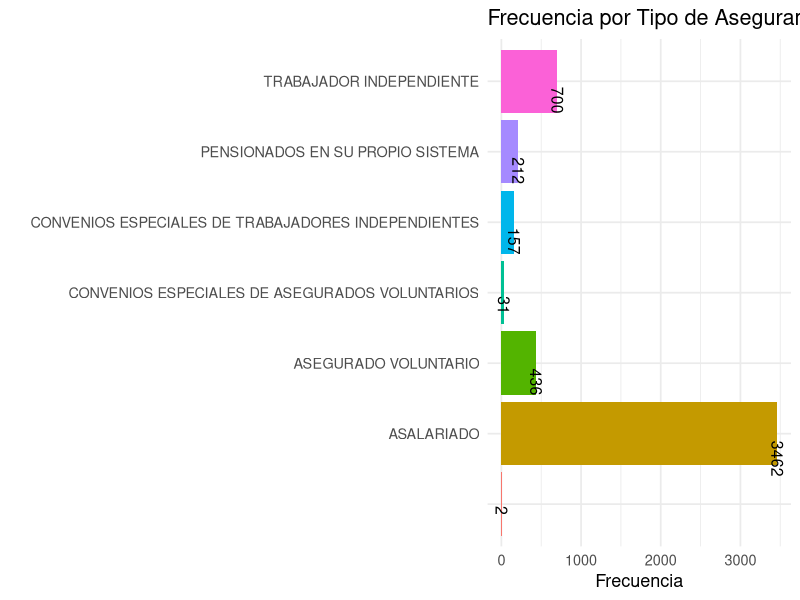
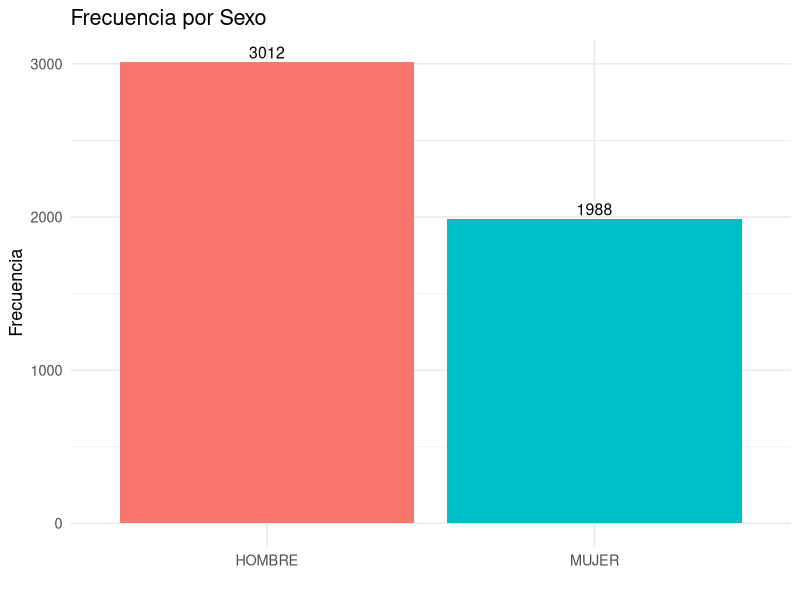
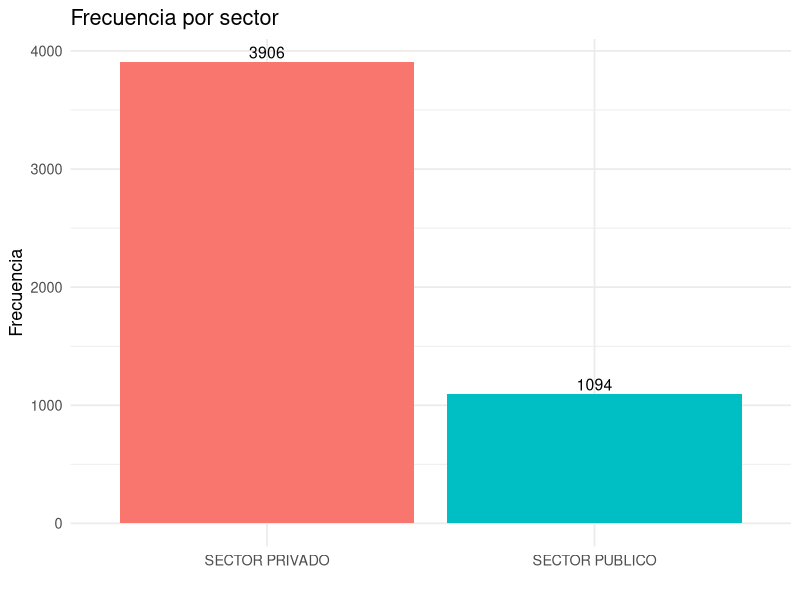
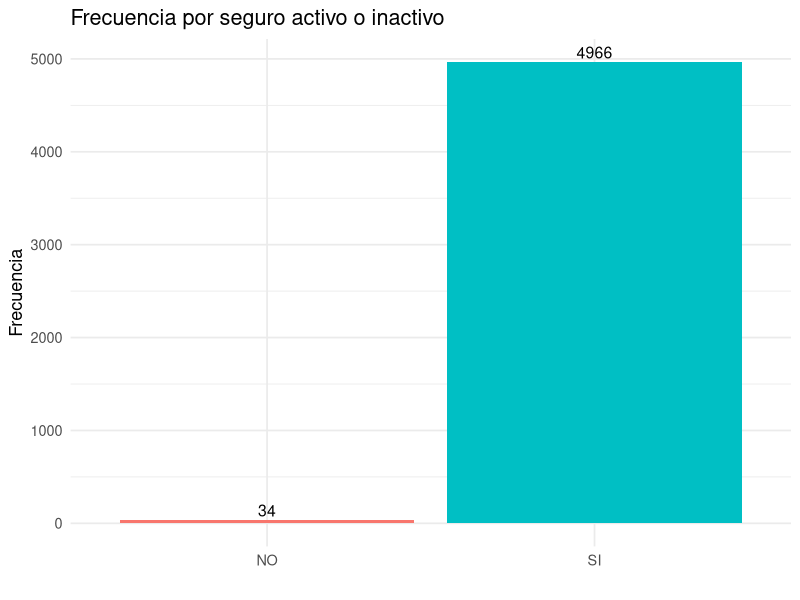
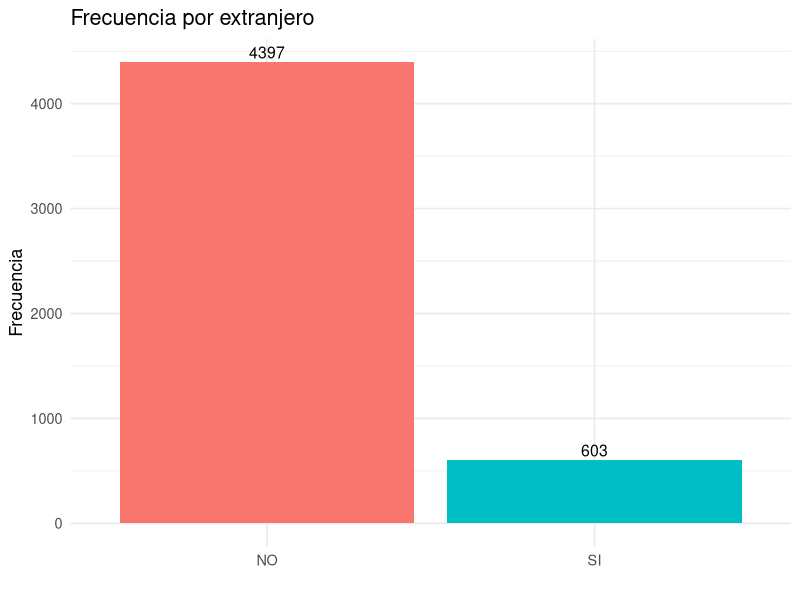
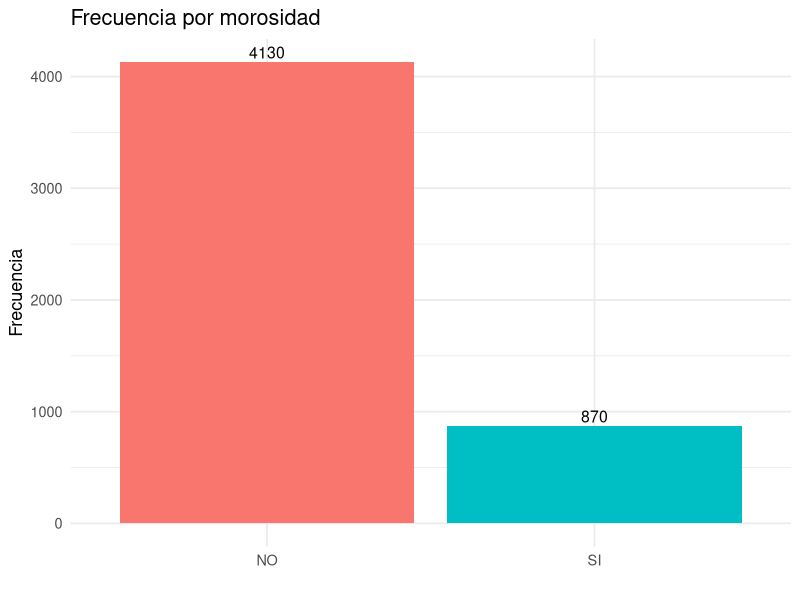
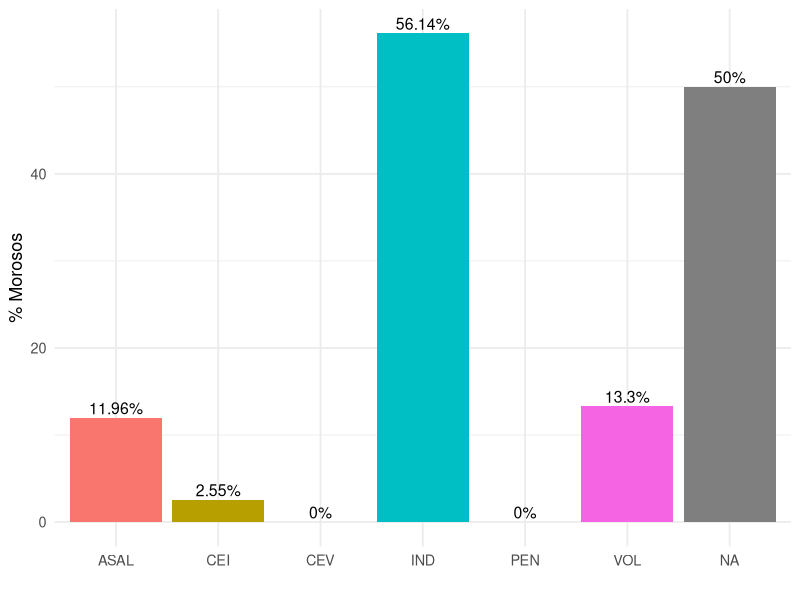
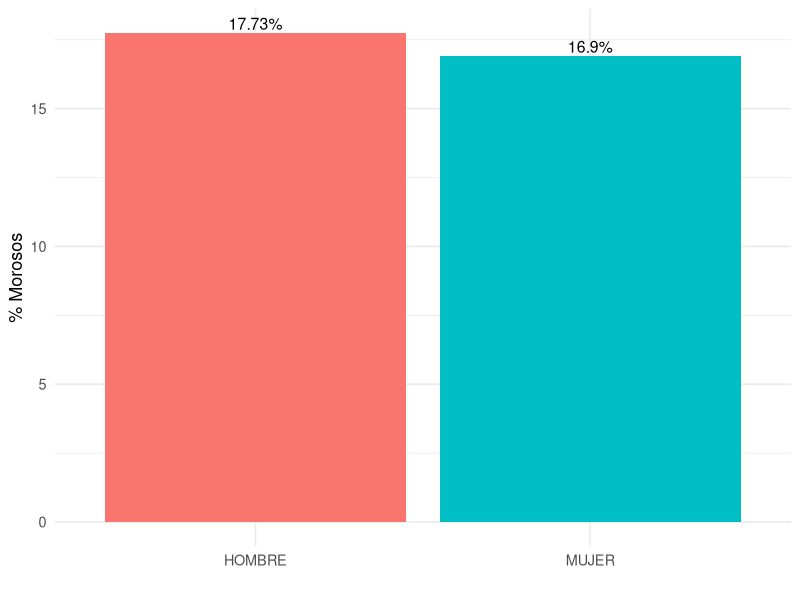

Reproduce these figures in R, in order.
## ---- chunk 1
library(here)

datos <- read.table(here("data", "moras.txt"), header = TRUE, sep = ",", dec = ".", stringsAsFactors = FALSE )

## ---- chunk 2

datos$SALARIO <- gsub("\"", "", datos$SALARIO)      
datos$SALARIO <- gsub(",", ".", datos$SALARIO) 
datos$SALARIO <- as.numeric(datos$SALARIO) 

resumen <- data.frame(
  MEDIDOR = c("MINIMO", "MAXIMO", "CUARTIL_1", "MEDIANA", "CUARTIL_3", "PROMEDIO"),
  SALARIO = c(
    min(datos$SALARIO, na.rm = TRUE),
    max(datos$SALARIO, na.rm = TRUE),
    quantile(datos$SALARIO, 0.25, na.rm = TRUE),
    median(datos$SALARIO, na.rm = TRUE),
    quantile(datos$SALARIO, 0.75, na.rm = TRUE),
    mean(datos$SALARIO, na.rm = TRUE)
  ),
  EDAD = c(
    min(datos$EDAD, na.rm = TRUE),
    max(datos$EDAD, na.rm = TRUE),
    quantile(datos$EDAD, 0.25, na.rm = TRUE),
    median(datos$EDAD, na.rm = TRUE),
    quantile(datos$EDAD, 0.75, na.rm = TRUE),
    mean(datos$EDAD, na.rm = TRUE)
  )
)
knitr::kable(resumen, caption = "Resumen de 5 numeros y promedio.")
## ---- chunk 3
library(dplyr)

datos <- datos %>%
  mutate(
    Z_SALARIO = (SALARIO - mean(SALARIO, na.rm = TRUE)) / sd(SALARIO, na.rm = TRUE),
    OUTLIER_SALARIO = ifelse(abs(Z_SALARIO) > 1.96, "OUTLIER", "NO"),

    Z_EDAD = (EDAD - mean(EDAD, na.rm = TRUE)) / sd(EDAD, na.rm = TRUE),
    OUTLIER_EDAD = ifelse(abs(Z_EDAD) > 1.96, "OUTLIER", "NO")
  )
zscore <- datos %>% 
  select(Z_SALARIO, OUTLIER_SALARIO, Z_EDAD, OUTLIER_EDAD) %>% 
  head(10)
knitr::kable(zscore, caption = "Aplicacion del Z-score.")
## ---- chunk 4
porcentaje_na <- sapply(datos, function(x) {
  sum(is.na(x)) / length(x) * 100
})
na <- data.frame(
  COLUMNA = names(porcentaje_na),
  PORCENTAJE = round(porcentaje_na, 2)
)
knitr::kable(na, caption = "Porcentaje de valores nulos en cada columna.")
## ---- chunk 5

datos <- datos %>%
  mutate(
    SALARIO_IMPUT = ifelse(
      is.na(SALARIO) | SALARIO == "",
      mean(as.numeric(SALARIO), na.rm = TRUE),
      SALARIO
    ),
    
    EDAD_IMPUT = ifelse(
      is.na(EDAD) | EDAD == "",
      round(mean(as.numeric(EDAD), na.rm = TRUE)),
      EDAD
    ),
    
    TIPO_ASEGURAMIENTO_IMPUT = ifelse(
      is.na(TIPO_ASEGURAMIENTO) | TIPO_ASEGURAMIENTO == "",
      "DESCONOCIDO",
      TIPO_ASEGURAMIENTO
    )
  )

imputs <- datos %>% 
  select (SALARIO_IMPUT, EDAD_IMPUT, TIPO_ASEGURAMIENTO_IMPUT) %>% 
  head(10)

knitr::kable(imputs, caption = "Datos imputados por las columnas vacias.")

## ---- chunk 6
conteo_categoria <- function(df, variable) {
  df %>%
    group_by(across({{variable}})) %>%
    summarise(CONTEO = n(), .groups = "drop")
}
conteo_sexo <- conteo_categoria(datos, SEXO)
conteo_tipo <- conteo_categoria(datos, TIPO_ASEGURAMIENTO)
conteo_sector <- conteo_categoria(datos, SECTOR)
conteo_activo <- conteo_categoria(datos, INDICADOR_ACTIVO)
conteo_extranjero <- conteo_categoria(datos, INDICADOR.EXTRANJERO)
conteo_moroso <- conteo_categoria(datos, INDICADOR_MOROSO)

library(ggplot2)

library(ggplot2)
library(dplyr)

guardar_grafico_categoria <- function(df, variable, titulo, archivo, horizontal = FALSE) {
  p <- ggplot(df, aes(x = .data[[variable]], 
                      y = CONTEO, 
                      fill = .data[[variable]])) +
    geom_col() +
    geom_text(aes(label = CONTEO),
              vjust = ifelse(horizontal, 0.5, -0.3),
              hjust = ifelse(horizontal, -0.2, 0.5),
              angle = ifelse(horizontal, 270, 0),
              size = 4) +
    labs(title = titulo, x = "", y = "Frecuencia") +
    theme_minimal(base_size = 13) +
    theme(legend.position = "none")
  if (horizontal) {
    p <- p + coord_flip()
    ggsave(filename = archivo, plot = p, width = 8, height = 10, dpi = 300)
  }else{
    ggsave(filename = archivo, plot = p, width = 5, height = 7, dpi = 300)
  }
  
}

## ---- chunk 7
guardar_grafico_categoria(
  df = conteo_tipo,
  variable = "TIPO_ASEGURAMIENTO",
  titulo = "Frecuencia por Tipo de Aseguramiento",
  archivo = here("res","tipo_aseguramiento.pdf" ),
  horizontal = TRUE
)


## ---- chunk 8
guardar_grafico_categoria(
  df = conteo_sexo,
  variable = "SEXO",
  titulo = "Frecuencia por Sexo",
  archivo = here("res","sexo.pdf" ),
  horizontal = FALSE
)


## ---- chunk 9
guardar_grafico_categoria(
  df = conteo_sector,
  variable = "SECTOR",
  titulo = "Frecuencia por sector",
  archivo = here("res","sector.pdf" ),
  horizontal = FALSE
)

## ---- chunk 10
guardar_grafico_categoria(
  df = conteo_activo,
  variable = "INDICADOR_ACTIVO",
  titulo = "Frecuencia por seguro activo o inactivo",
  archivo = here("res","activo.pdf" ),
  horizontal = FALSE
)

## ---- chunk 11
guardar_grafico_categoria(
  df = conteo_extranjero,
  variable = "INDICADOR.EXTRANJERO",
  titulo = "Frecuencia por extranjero",
  archivo = here("res","extranjero.pdf" ),
  horizontal = FALSE
)

## ---- chunk 12
guardar_grafico_categoria(
  df = conteo_moroso,
  variable = "INDICADOR_MOROSO",
  titulo = "Frecuencia por morosidad",
  archivo = here("res","moroso.pdf" ),
  horizontal = FALSE
)

## ---- chunk 13
resumen_morosos <- function(df, variable) {
  df %>%
    group_by(.data[[variable]]) %>%
    summarise(
      TOTAL = n(),
      MOROSOS = sum(INDICADOR_MOROSO == "SI"),
      PORCENTAJE = round((MOROSOS / TOTAL) * 100, 2)
    ) %>%
    rename(CATEGORIA = .data[[variable]])
}

abrev_aseguramiento <- c(
  "ASALARIADO" = "ASAL",
  "PENSIONADOS EN SU PROPIO SISTEMA" = "PEN",
  "ASEGURADO VOLUNTARIO" = "VOL",
  "TRABAJADOR INDEPENDIENTE" = "IND",
  "CONVENIOS ESPECIALES DE TRABAJADORES INDEPENDIENTES" = "CEI",
  "CONVENIOS ESPECIALES DE ASEGURADOS VOLUNTARIOS" = "CEV"
)

guardar_grafico_morosos <- function(df, variable, archivo) {
  datos <- resumen_morosos(df, variable)
  if (variable == "TIPO_ASEGURAMIENTO") {
    datos$CATEGORIA <- abrev_aseguramiento[datos$CATEGORIA]
  }
  p <- ggplot(datos, aes(x = CATEGORIA, y = PORCENTAJE, fill = CATEGORIA)) +
    geom_col() +
    geom_text(aes(label = paste0(PORCENTAJE, "%")),
              vjust = -0.3,
              size = 4) +
    theme_minimal(base_size = 13) +
    theme(legend.position = "none") +
    labs(y = "% Morosos", x = "")
  ggsave(archivo, p, width = 8, height = 5, dpi = 300)
}

## ---- chunk 14
guardar_grafico_morosos(datos, "TIPO_ASEGURAMIENTO", here("res", "morosos_tipo_aseguramiento.pdf"))
guardar_grafico_morosos(datos, "SEXO", here("res", "morosos_sexo.pdf"))
guardar_grafico_morosos(datos, "SECTOR", here("res", "morosos_sector.pdf"))
guardar_grafico_morosos(datos, "INDICADOR_ACTIVO", here("res", "morosos_activo.pdf"))
guardar_grafico_morosos(datos, "INDICADOR.EXTRANJERO", here("res", "morosos_extranjero.pdf"))
